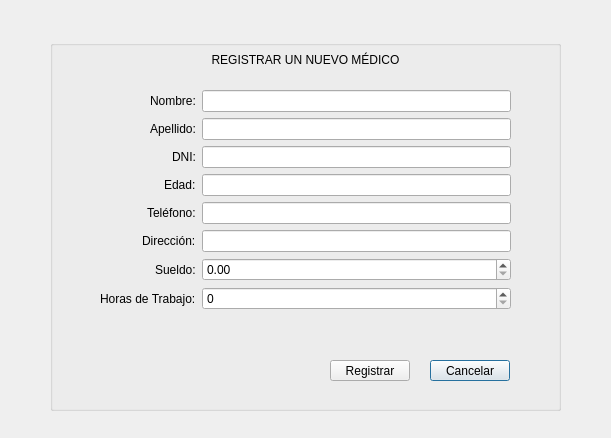
<?xml version="1.0" encoding="UTF-8"?>
<ui version="4.0">
 <class>registrarMedicoGui</class>
 <widget class="QDialog" name="registrarMedicoGui">
  <property name="geometry">
   <rect>
    <x>0</x>
    <y>0</y>
    <width>611</width>
    <height>438</height>
   </rect>
  </property>
  <property name="windowTitle">
   <string>Dialog</string>
  </property>
  <widget class="QGroupBox" name="groupBox">
   <property name="geometry">
    <rect>
     <x>50</x>
     <y>40</y>
     <width>511</width>
     <height>371</height>
    </rect>
   </property>
   <property name="title">
    <string/>
   </property>
   <widget class="QWidget" name="formLayoutWidget">
    <property name="geometry">
     <rect>
      <x>50</x>
      <y>50</y>
      <width>411</width>
      <height>249</height>
     </rect>
    </property>
    <layout class="QFormLayout" name="formLayout">
     <property name="fieldGrowthPolicy">
      <enum>QFormLayout::AllNonFixedFieldsGrow</enum>
     </property>
     <property name="labelAlignment">
      <set>Qt::AlignRight|Qt::AlignTrailing|Qt::AlignVCenter</set>
     </property>
     <item row="0" column="0">
      <widget class="QLabel" name="label_2">
       <property name="text">
        <string>Nombre:</string>
       </property>
      </widget>
     </item>
     <item row="1" column="0">
      <widget class="QLabel" name="label_3">
       <property name="text">
        <string>Apellido:</string>
       </property>
      </widget>
     </item>
     <item row="2" column="0">
      <widget class="QLabel" name="label_4">
       <property name="text">
        <string>DNI:</string>
       </property>
      </widget>
     </item>
     <item row="3" column="0">
      <widget class="QLabel" name="label_5">
       <property name="text">
        <string>Edad:</string>
       </property>
      </widget>
     </item>
     <item row="4" column="0">
      <widget class="QLabel" name="label_6">
       <property name="text">
        <string>Teléfono:</string>
       </property>
      </widget>
     </item>
     <item row="5" column="0">
      <widget class="QLabel" name="label_7">
       <property name="text">
        <string>Dirección:</string>
       </property>
      </widget>
     </item>
     <item row="6" column="0">
      <widget class="QLabel" name="label_8">
       <property name="text">
        <string>Sueldo:</string>
       </property>
      </widget>
     </item>
     <item row="7" column="0">
      <widget class="QLabel" name="label_9">
       <property name="text">
        <string>Horas de Trabajo:</string>
       </property>
      </widget>
     </item>
     <item row="0" column="1">
      <widget class="QLineEdit" name="nomMedTxt">
       <property name="enabled">
        <bool>true</bool>
       </property>
      </widget>
     </item>
     <item row="1" column="1">
      <widget class="QLineEdit" name="apeMedTxt"/>
     </item>
     <item row="2" column="1">
      <widget class="QLineEdit" name="dniMedTxt"/>
     </item>
     <item row="3" column="1">
      <widget class="QLineEdit" name="edaMedTxt"/>
     </item>
     <item row="4" column="1">
      <widget class="QLineEdit" name="telMedTxt"/>
     </item>
     <item row="5" column="1">
      <widget class="QLineEdit" name="dirMedTxt"/>
     </item>
     <item row="6" column="1">
      <widget class="QDoubleSpinBox" name="sueMedDouSpin"/>
     </item>
     <item row="7" column="1">
      <widget class="QSpinBox" name="hdtMedSpin"/>
     </item>
    </layout>
   </widget>
   <widget class="QLabel" name="label">
    <property name="geometry">
     <rect>
      <x>50</x>
      <y>10</y>
      <width>411</width>
      <height>20</height>
     </rect>
    </property>
    <property name="text">
     <string>REGISTRAR UN NUEVO MÉDICO</string>
    </property>
    <property name="alignment">
     <set>Qt::AlignCenter</set>
    </property>
   </widget>
   <widget class="QPushButton" name="canMedCmd">
    <property name="geometry">
     <rect>
      <x>380</x>
      <y>320</y>
      <width>80</width>
      <height>21</height>
     </rect>
    </property>
    <property name="text">
     <string>Cancelar</string>
    </property>
   </widget>
   <widget class="QPushButton" name="regMedCmd">
    <property name="geometry">
     <rect>
      <x>280</x>
      <y>320</y>
      <width>80</width>
      <height>21</height>
     </rect>
    </property>
    <property name="text">
     <string>Registrar</string>
    </property>
   </widget>
  </widget>
 </widget>
 <resources/>
 <connections/>
</ui>
